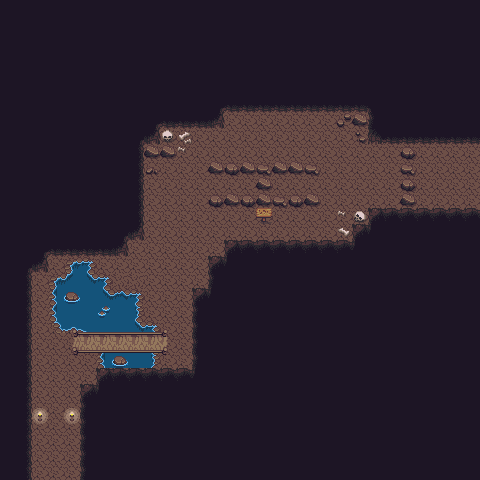

Rendered tile map (Tiled .tmx) drawn with the repository's tilesets; below, a short description and the map source with its tile grids summarised:
An orthogonal 30x30 tile map with 16x16 px tiles, 4 tile layers (Ground, Decorations, Structures, BoulderDecorations), 2 tilesets and 40 objects (2x puzzle_tile, puzzle_button).

<map version="1.10" tiledversion="1.11.2" orientation="orthogonal" renderorder="right-down" width="30" height="30" tilewidth="16" tileheight="16" infinite="0" nextlayerid="10" nextobjectid="48">
 <editorsettings>
  <export target="CavePuzzle2.lua" format="lua" />
 </editorsettings>
 <tileset firstgid="1" name="decoration-tiles" tilewidth="16" tileheight="16" tilecount="1440" columns="40">
  <image source="gfx/Overworld.png" width="640" height="576" />
 </tileset>
 <tileset firstgid="1441" name="cave-tiles" tilewidth="16" tileheight="16" tilecount="1000" columns="40">
  <image source="gfx/cave.png" width="640" height="400" />
 </tileset>
 <layer id="1" name="Ground" width="30" height="30" opacity="0.9">
  <data>[900 cells, 900 non-empty, 24 distinct tile ids]</data>
 </layer>
 <layer id="2" name="Decorations" width="30" height="30">
  <data>[900 cells, 35 non-empty, 16 distinct tile ids]</data>
 </layer>
 <layer id="8" name="Structures" width="30" height="30">
  <data>[900 cells, 21 non-empty, 9 distinct tile ids]</data>
 </layer>
 <layer id="3" name="BoulderDecorations" width="30" height="30">
  <data>[900 cells, 4 non-empty, 3 distinct tile ids]</data>
 </layer>
 <objectgroup id="9" name="PuzzleTiles">
  <object id="45" name="puzzle_tile" x="224" y="176" width="16" height="16" />
  <object id="46" name="puzzle_tile" x="288" y="176" width="16" height="16" />
 </objectgroup>
 <objectgroup id="7" name="Buttons">
  <object id="32" name="puzzle_button" x="256" y="128" width="16" height="16" />
 </objectgroup>
 <objectgroup id="4" name="Portals">
  <object id="44" x="32" y="472.091" width="48" height="7.90909">
   <properties>
    <property name="spawn_x" type="int" value="303" />
    <property name="spawn_y" type="int" value="2" />
    <property name="target_map" value="puzzle1" />
   </properties>
  </object>
  <object id="47" x="471.091" y="144" width="8.90909" height="64">
   <properties>
    <property name="spawn_x" type="int" value="12" />
    <property name="spawn_y" type="int" value="165" />
    <property name="target_map" value="puzzle3" />
   </properties>
  </object>
 </objectgroup>
 <objectgroup id="5" name="Collisions">
  <properties>
   <property name="collidable" type="bool" value="true" />
  </properties>
  <object id="1" x="368" y="208" width="112" height="16" />
  <object id="2" x="352" y="224" width="16" height="16" />
  <object id="3" x="224" y="240" width="128" height="16" />
  <object id="4" x="208" y="256" width="16" height="32" />
  <object id="6" x="192" y="288" width="16" height="96" />
  <object id="7" x="96" y="368" width="96" height="16" />
  <object id="8" x="80" y="384" width="16" height="96" />
  <object id="9" x="16" y="272" width="16" height="208" />
  <object id="10" x="16" y="480" width="80" height="16" />
  <object id="11" x="32" y="256" width="16" height="16" />
  <object id="12" x="48" y="240" width="64" height="16" />
  <object id="13" x="112" y="256" width="32" height="16" />
  <object id="14" x="128" y="144" width="16" height="112" />
  <object id="15" x="144" y="128" width="16" height="16" />
  <object id="18" x="368" y="112" width="16" height="32" />
  <object id="19" x="384" y="128" width="96" height="16" />
  <object id="20" x="480" y="128" width="16" height="96" />
  <object id="22" x="100.909" y="352" width="53.4545" height="16" />
  <object id="25" x="128" y="288" width="12.875" height="32" />
  <object id="26" x="96" y="272" width="16" height="16" />
  <object id="27" x="96" y="288" width="32" height="16" />
  <object id="28" x="64" y="256" width="32" height="16" />
  <object id="29" x="48" y="272" width="16" height="48" />
  <object id="31" x="48" y="320" width="112" height="12.75" />
  <object id="33" x="160" y="112" width="64" height="16" />
  <object id="34" x="224" y="96" width="144" height="16" />
  <object id="39" x="72.625" y="350.25" width="94.125" height="2.5" />
  <object id="40" x="72.63" y="332.125" width="94.125" height="2.5" />
  <object id="41" x="208" y="160" width="112" height="16" />
  <object id="42" x="256" y="176" width="16" height="16" />
  <object id="43" x="208" y="192" width="112" height="16" />
 </objectgroup>
 <objectgroup id="6" name="Boulders">
  <object id="35" x="400" y="144" width="16" height="16" />
  <object id="36" x="400" y="160" width="16" height="16" />
  <object id="37" x="400" y="176" width="16" height="16" />
  <object id="38" x="400" y="192" width="16" height="16" />
 </objectgroup>
</map>
